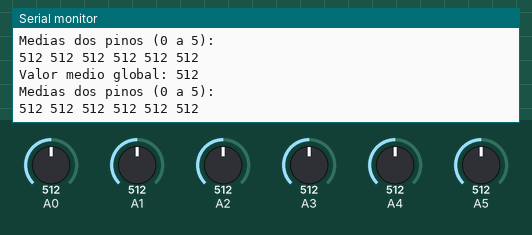
Bench run of a sketch on a simulated Arduino Uno, built with avr-gcc and run on an emulated ATmega328P. Parts: the last lines printed to the serial monitor. The test bench sets the inputs (shaded band); at power-on: A0 = 512, A1 = 512, A2 = 512, A3 = 512, A4 = 512, A5 = 512.

Above: at 0.8 s.
0.9 s: A0 set to 104
At 1.0 s:
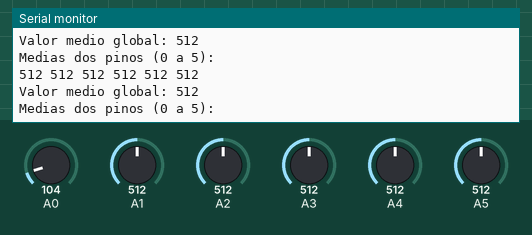
3.9 s: A0 set to 94
At 3.93 s:
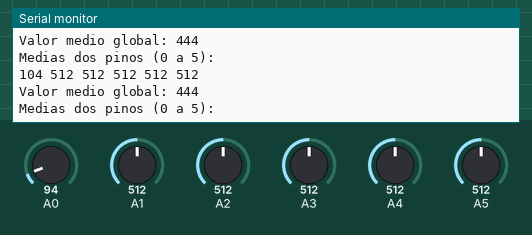
6.9 s: A1 set to 110
At 7.13 s:
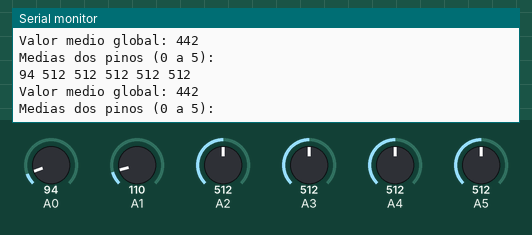
9.9 s: A1 set to 90
At 10.06 s:
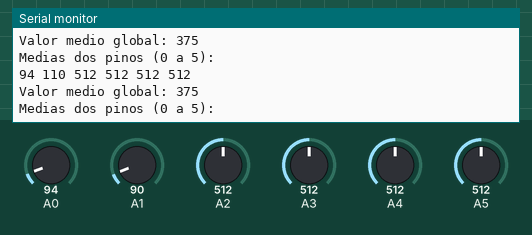
12.9 s: A2 set to 111
At 12.98 s:
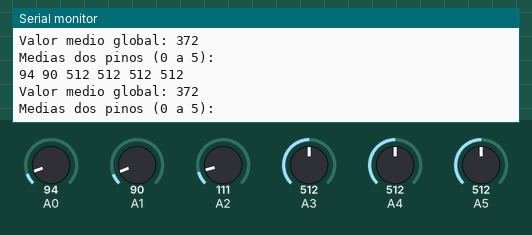
14.4 s: A2 set to 89
At 14.58 s:
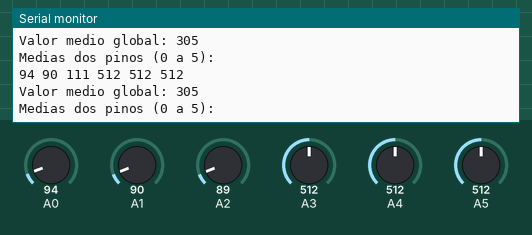
Timing chart, 0 to 17.4 s (numbered marks = the images above; inputs shaded):
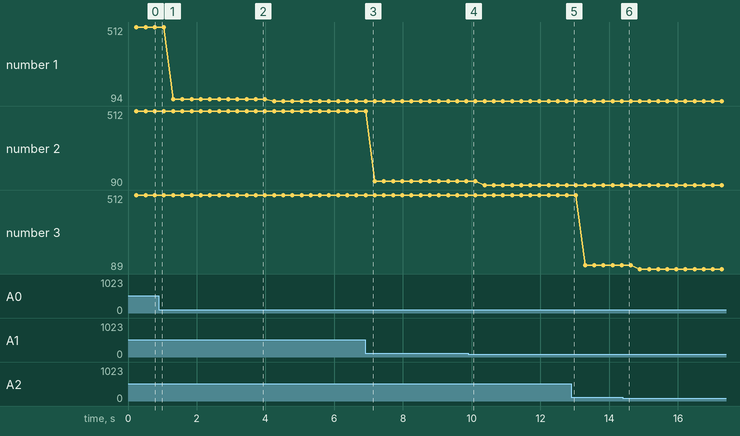

Measured:
- plotted number 1: 512 → 104 after the input at 0.9 s, 104 → 94 after the input at 3.9 s
- plotted number 2: 512 → 110 after the input at 6.9 s, 110 → 90 after the input at 9.9 s
- plotted number 3: 512 → 111 after the input at 12.9 s, 111 → 89 after the input at 14.4 s

The sketch:

ex_5_relatorio_4.ino
```cpp
#define NUMERO_AMOSTRAS 50

unsigned long int valor_medio_do_pino = 0;
unsigned long int valor_medio_total = 0;

int main() {
    // Configuração ADC
    ADMUX = (1 << REFS0);
    ADCSRA = (1 << ADEN) + (1 << ADPS2) + (1 << ADPS1) + (1 << ADPS0);

    Serial.begin(19200);

    for(;;) {
        Serial.println("Medias dos pinos (0 a 5): ");
        for(int i = 0; i < 6; i++) {
            for(int j = 0; j < NUMERO_AMOSTRAS; j++) {
                ADMUX = (ADMUX & 0xF8) | i;
                ADCSRA |= (1 << ADSC);
                while(!(ADCSRA & (1 << ADIF)));

                valor_medio_do_pino += ADC;
            }

            valor_medio_do_pino /= NUMERO_AMOSTRAS;
            Serial.print(valor_medio_do_pino);
            Serial.print(" ");

            valor_medio_total += valor_medio_do_pino;
            valor_medio_do_pino = 0;
        }

        Serial.println();
        Serial.print("Valor medio global: ");
        Serial.println(valor_medio_total / 6);

        _delay_ms(200);
        valor_medio_total = 0;
    }
}
```
